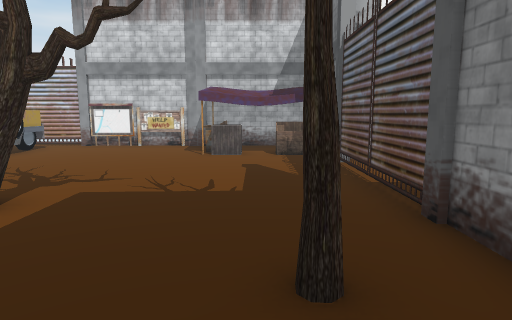
[1] (above)

16 first-person views from a walk through a 3-D level made in the Unity game engine. The camera is 1.4 m above the floor, tilts 8° down and sees 75° across. Doors are open. The floor is counted in squares, 1 m on a side. Each view is taken from the middle of a square. On the plan, view 1 faces up. The plan holds only what a view shows up to about 15 squares ahead; the rest is blank. The place goes on beyond the plan.

[2]
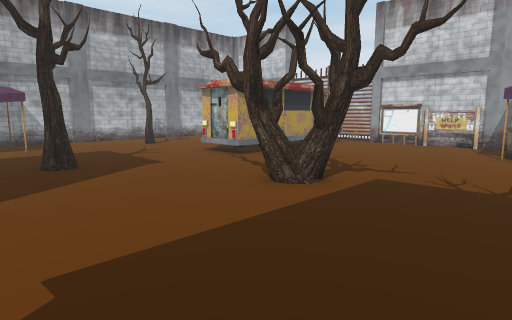

[3]
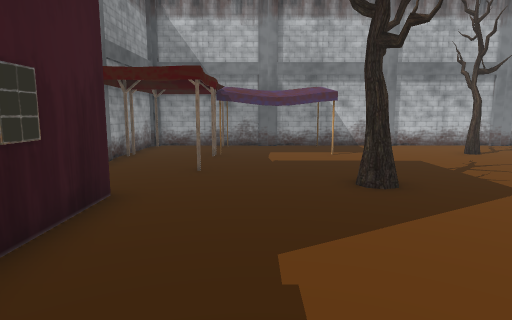

[4]
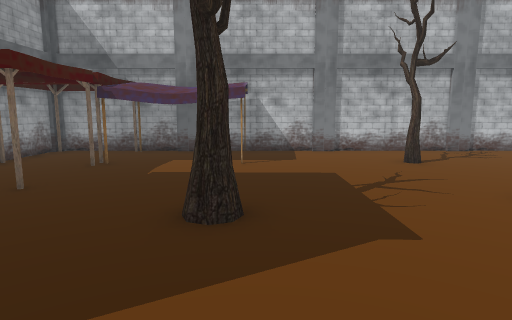

[5]
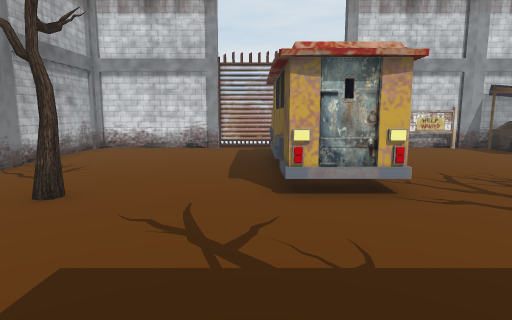

[6]
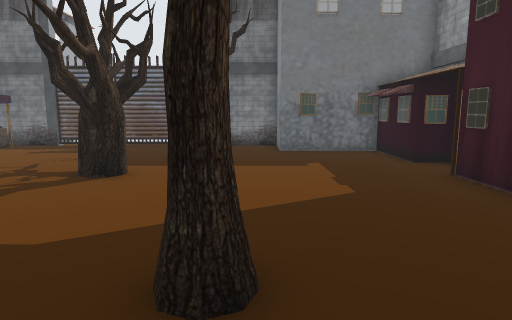

[7]
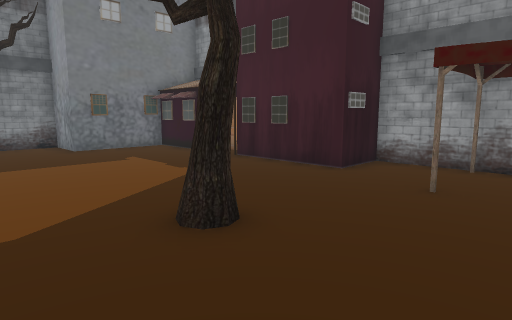

[8]
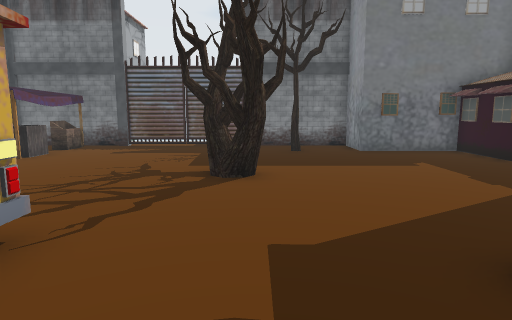

[9]
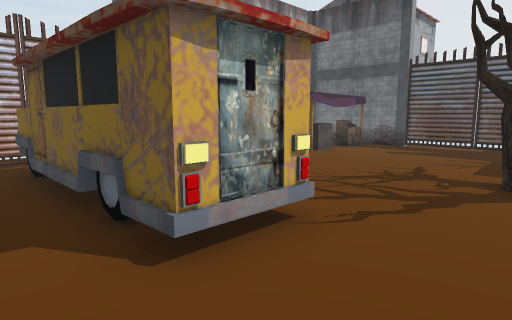

[10]
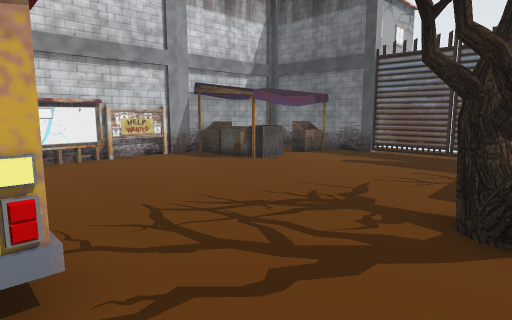

[11]
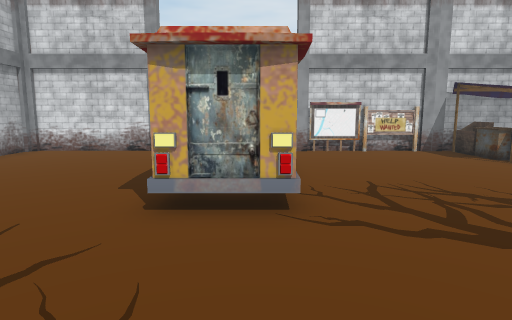

[12]
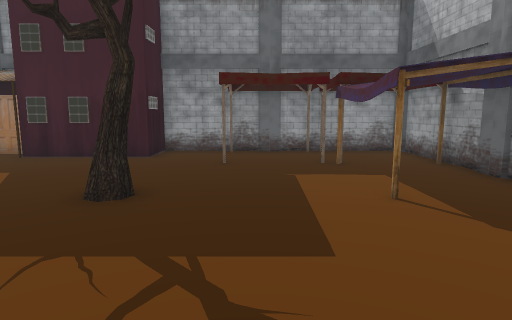

[13]
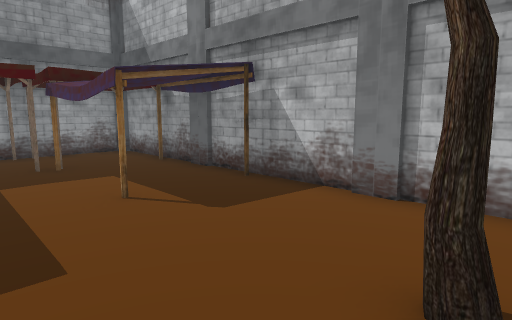

[14]
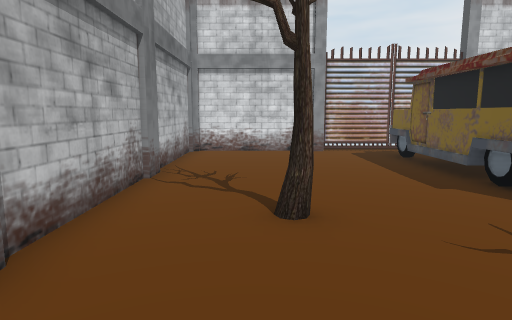

[15]
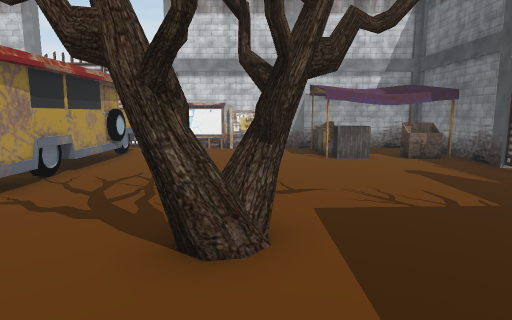

[16]
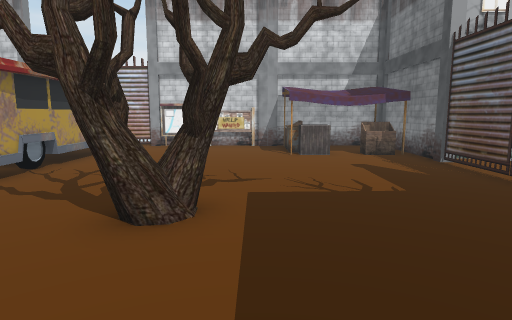

### Floor plan
Key: @ floor where view 1 was taken; # wall or solid block; . floor; = window, fence, low wall or low ledge; O other object.
Columns run from 18 left of view 1 to 5 right of it. Each row starts with its distance up from view 1.
 15 ########.############
 14 #..........##O.OOO  #O
 13 #.......OO......OO..#O
 12 #.......OO......OO.OOO
 11 #.......OOO......OOOOO
 10 #.......OO...........OOO
  9 #.......OO...........#.
  8 #.......OO...........#.
  7 #.......OO...........=
  6 #...O................#
  5 #.............O......#
  4 #............O.......O
  3 #..................O.O
  2 #....................O
  1 #.......OO...........O
  0 #...O.............@OOO
 -1 #...O..............O
 -2 #O..O..O...........O
 -3 #..................O
 -4 #.........OOOO..OOOO
 -5 #...O..O..O   OOOOOO
 -6 #########O

Where each view was taken, in squares from view 1:
view 1: 0 up, 0 right, facing up
view 2: 1 down, 0 right, facing up-left
view 3: 1 down, 3 left, facing left
view 4: 2 up, 5 left, facing left
view 5: 1 up, 11 left, facing up
view 6: 1 up, 12 left, facing right
view 7: 4 up, 13 left, facing down-right
view 8: 4 up, 12 left, facing right
view 9: 4 up, 12 left, facing up-right
view 10: 4 up, 9 left, facing up-right
view 11: 2 up, 9 left, facing up
view 12: 7 up, 12 left, facing down
view 13: 7 up, 12 left, facing down-left
view 14: 2 up, 15 left, facing up
view 15: 1 up, 4 left, facing up
view 16: 0 up, 3 left, facing up
